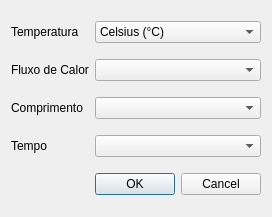
<?xml version="1.0" encoding="UTF-8"?>
<ui version="4.0">
 <class>EntradaUnidades</class>
 <widget class="QDialog" name="EntradaUnidades">
  <property name="geometry">
   <rect>
    <x>0</x>
    <y>0</y>
    <width>248</width>
    <height>217</height>
   </rect>
  </property>
  <property name="windowTitle">
   <string>Dialog</string>
  </property>
  <layout class="QGridLayout" name="gridLayout">
   <item row="2" column="3">
    <widget class="QComboBox" name="comboBox_3"/>
   </item>
   <item row="1" column="3">
    <widget class="QComboBox" name="comboBox_2"/>
   </item>
   <item row="3" column="3">
    <widget class="QComboBox" name="comboBox_4"/>
   </item>
   <item row="4" column="3">
    <widget class="QDialogButtonBox" name="buttonBox">
     <property name="orientation">
      <enum>Qt::Horizontal</enum>
     </property>
     <property name="standardButtons">
      <set>QDialogButtonBox::Cancel|QDialogButtonBox::Ok</set>
     </property>
    </widget>
   </item>
   <item row="0" column="3">
    <widget class="QComboBox" name="comboBox">
     <item>
      <property name="text">
       <string>Celsius (°C)</string>
      </property>
     </item>
     <item>
      <property name="text">
       <string>Farenheit (°F)</string>
      </property>
     </item>
     <item>
      <property name="text">
       <string>Kevin (K)</string>
      </property>
     </item>
    </widget>
   </item>
   <item row="0" column="2">
    <widget class="QLabel" name="label">
     <property name="text">
      <string>Temperatura</string>
     </property>
    </widget>
   </item>
   <item row="1" column="2">
    <widget class="QLabel" name="label_2">
     <property name="text">
      <string>Fluxo de Calor</string>
     </property>
    </widget>
   </item>
   <item row="2" column="2">
    <widget class="QLabel" name="label_3">
     <property name="text">
      <string>Comprimento</string>
     </property>
    </widget>
   </item>
   <item row="3" column="2">
    <widget class="QLabel" name="label_4">
     <property name="text">
      <string>Tempo</string>
     </property>
    </widget>
   </item>
  </layout>
 </widget>
 <resources/>
 <connections>
  <connection>
   <sender>buttonBox</sender>
   <signal>accepted()</signal>
   <receiver>EntradaUnidades</receiver>
   <slot>accept()</slot>
   <hints>
    <hint type="sourcelabel">
     <x>248</x>
     <y>254</y>
    </hint>
    <hint type="destinationlabel">
     <x>157</x>
     <y>274</y>
    </hint>
   </hints>
  </connection>
  <connection>
   <sender>buttonBox</sender>
   <signal>rejected()</signal>
   <receiver>EntradaUnidades</receiver>
   <slot>reject()</slot>
   <hints>
    <hint type="sourcelabel">
     <x>316</x>
     <y>260</y>
    </hint>
    <hint type="destinationlabel">
     <x>286</x>
     <y>274</y>
    </hint>
   </hints>
  </connection>
 </connections>
</ui>
